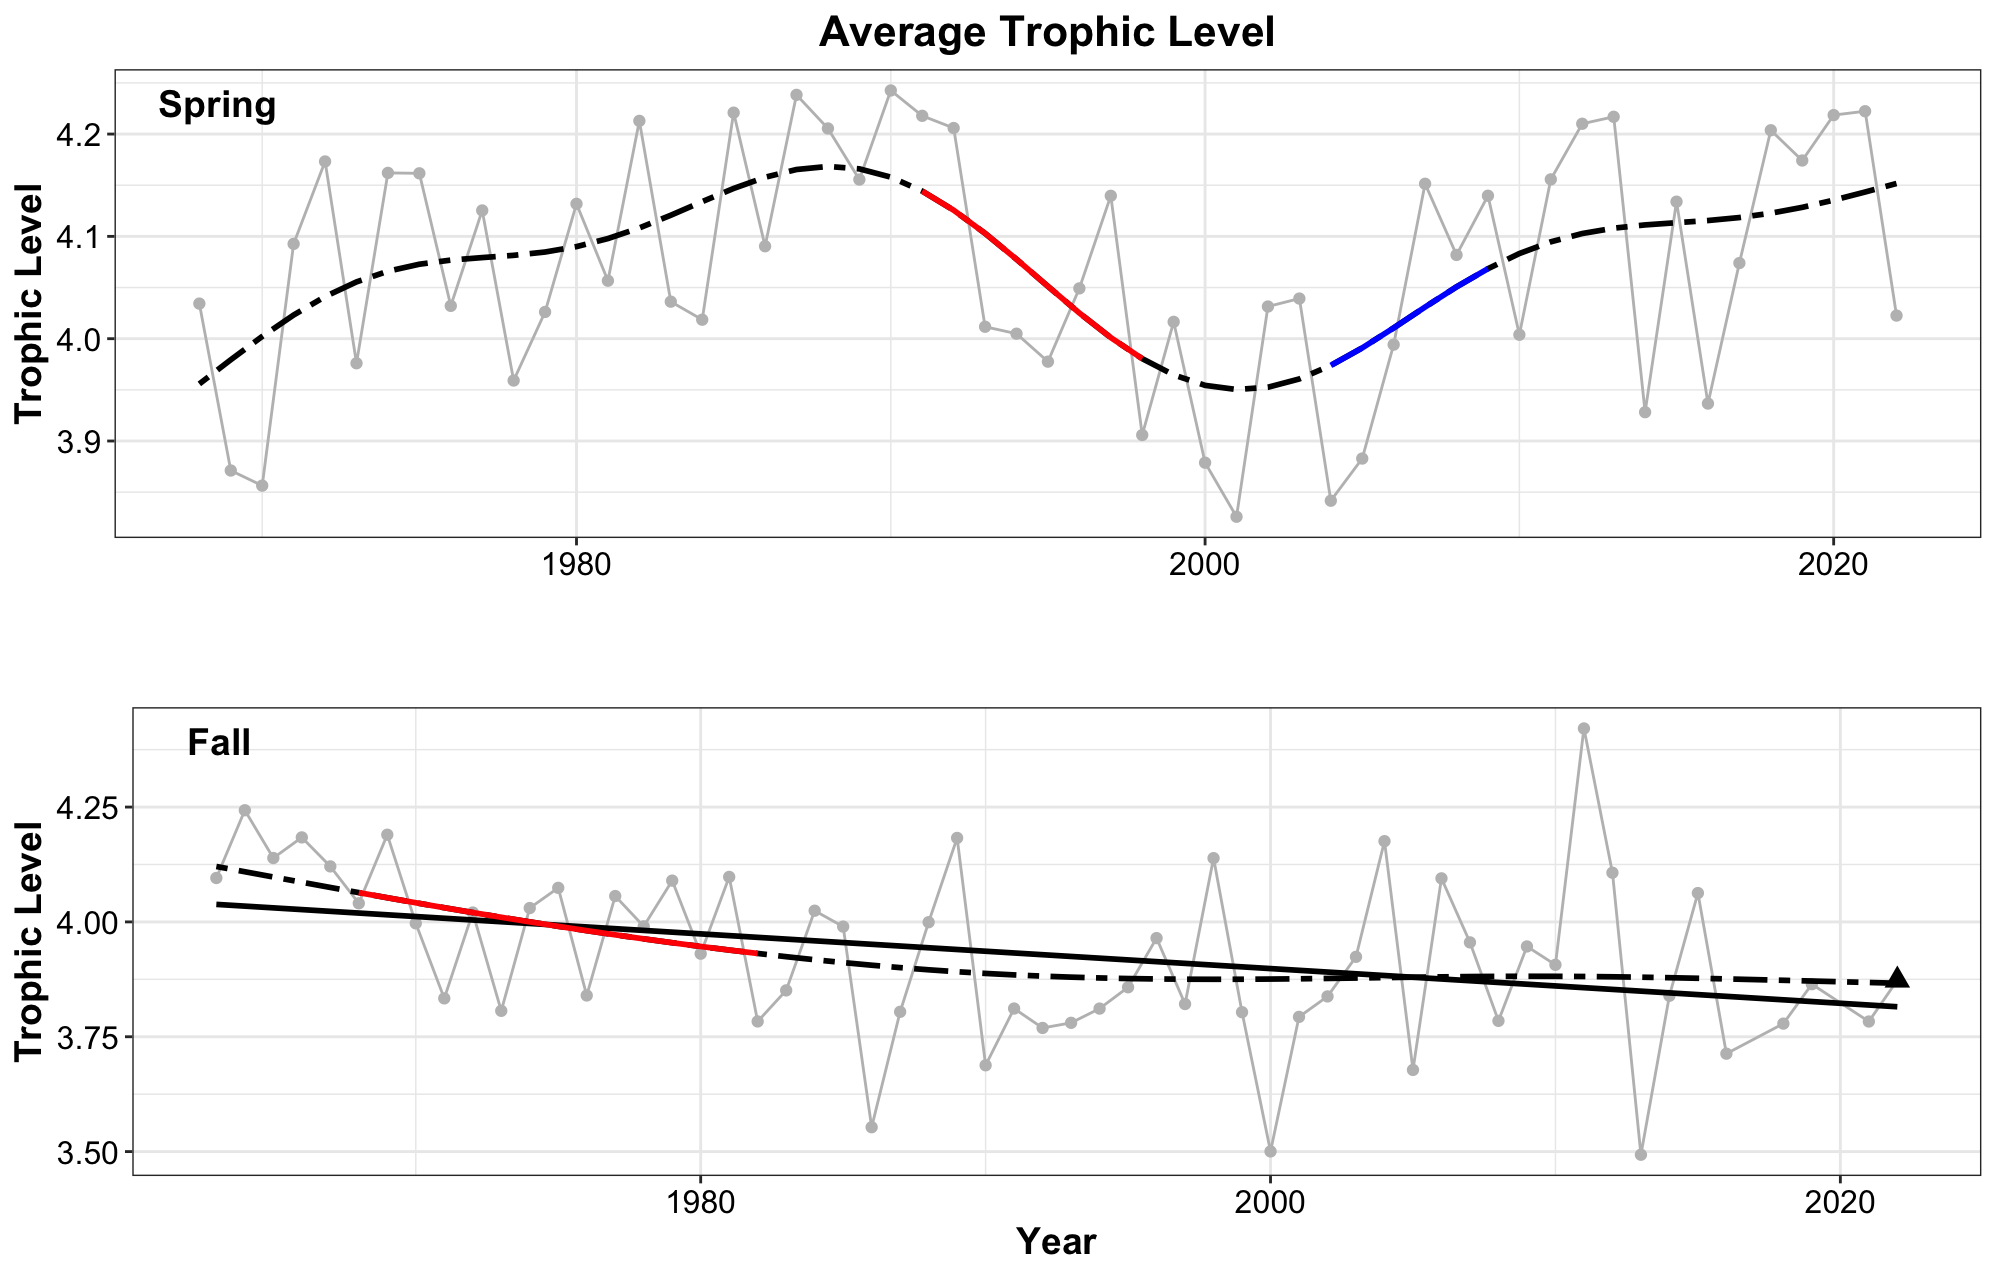

Write R code to recreate this figure.
###load required functions
#  You will need to download the functions from here https://gist.github.com/gavinsimpson/e73f011fdaaab4bb5a30

setwd("~/Desktop/NYB Indicators/Deriv")
source("Deriv.R")
library(mgcv)
library(ggplot2)
#library(mgcViz)
library(ggpubr)

#######Load the datasets
setwd("~/Desktop/NYB Indicators/NYB_Indicators_Calculations/Final_Timeseries_Figures/Timeseries_Files_2023")
ds<-read.csv("avgtl_spring_2023.csv", header = TRUE)

#calculate the 30th a and 70th percentiles for the short term column of the indicators report
qds = quantile(ds$TL, probs = c(.30, .70))

# find the last 5 years mean
mn_ds5 = mean(ds$TL[ds$YEAR >= 2019])
# what quintile the data is in
mn_ds5 >qds

# Creat a GAM - adjust k and remember to check model
mod<- gam(TL ~ s(YEAR, k=10), data = ds)
summary(mod) #check out model
gam.check(mod)

pdata <- with(ds, data.frame(YEAR = YEAR))
p2_mod <- predict(mod, newdata = pdata,  type = "terms", se.fit = TRUE)
intercept = 4.072295  # look at p2_mod and extract the intercept
pdata <- transform(pdata, p2_mod = p2_mod$fit[,1], se2 = p2_mod$se.fit[,1])

#  Now that we have the model prediction, the next step is to calculate the first derivative
#  Then determine which increases and decreases are significant
Term = "YEAR"
mod.d <- Deriv(mod, n=55) # n is the number of YEARs
mod.dci <- confint(mod.d, term = Term)
mod.dsig <- signifD(pdata$p2_mod, d = mod.d[[Term]]$deriv,
                    +                    mod.dci[[Term]]$upper, mod.dci[[Term]]$lower)

# Take a quick look to make sure it appears ok before final plotting
plot(TL ~ YEAR, data = ds)
lines(TL ~ YEAR, data = ds)
lines(p2_mod+intercept ~ YEAR, data = pdata, type = "n")
lines(p2_mod+intercept ~ YEAR, data = pdata)
lines(unlist(mod.dsig$incr)+intercept ~ YEAR, data = pdata, col = "blue", lwd = 3)
lines(unlist(mod.dsig$decr)+intercept ~ YEAR, data = pdata, col = "red", lwd = 3)

linearMod<- lm(TL ~ YEAR, data=ds)
summary(linearMod)


p1 = ggplot() + 
  geom_line(data = ds, aes(x = YEAR, y = TL), color = 'grey') +
  geom_point(data = ds, aes(x = YEAR, y = TL), color = 'gray') + 
  #geom_point(data = ds[54:55, ], aes(x = YEAR, y = TL), shape = 17, size = 3) + 
  #geom_smooth(data = ds, aes(x = YEAR, y = TL), method = lm, se = FALSE, color = 'black') + 
  geom_line(data=pdata, aes(x = YEAR, y = p2_mod+intercept), se = FALSE, color = 'black', linetype = 'twodash', size = 1) + 
  geom_line(data = pdata, aes(y = unlist(mod.dsig$incr)+intercept, x = YEAR), color = "blue", size = 1) + 
  geom_line(data = pdata, aes(y = unlist(mod.dsig$decr)+intercept, x = YEAR), color = 'red', size = 1) + 
  theme_bw() +
  labs (y = bquote("Trophic Level"), x = '', title = 'Average Trophic Level') + 
  theme(plot.title=element_text(size = 16,face = 'bold',hjust = 0.5), axis.title=element_text(size = 14, face = 'bold'), axis.text= element_text(color = 'black', size = 12))


ds2<-read.csv("avgtl_fall_2023.csv", header = TRUE)



#calculate the 30th a and 70th percentiles for the short term column of the indicators report
qds2 = quantile(ds2$TL, probs = c(.30, .70))

# find the last 5 years mean
mn_ds25 = mean(ds2$TL[ds2$YEAR >= 2019])
# what quintile the data is in
mn_ds25 >qds2

# Creat a GAM - adjust k and remember to check model
mod2<- gam(TL ~ s(YEAR, k=10), data = ds2)
summary(mod2) #check out model
gam.check(mod2)

pdata2 <- with(ds2, data.frame(YEAR = YEAR))
p2_mod2 <- predict(mod2, newdata = pdata2,  type = "terms", se.fit = TRUE)
intercept2 = 3.930109    # look at p2_mod and extract the intercept
pdata2 <- transform(pdata2, p2_mod2 = p2_mod2$fit[,1], se2 = p2_mod2$se.fit[,1])

#  Now that we have the model prediction, the next step is to calculate the first derivative
#  Then determine which increases and decreases are significant
Term = "YEAR"
mod2.d <- Deriv(mod2, n=58) # n is the number of YEARs
mod2.dci <- confint(mod2.d, term = Term)
mod2.dsig <- signifD(pdata2$p2_mod2, d = mod2.d[[Term]]$deriv,
                     +                    mod2.dci[[Term]]$upper, mod2.dci[[Term]]$lower)

# Take a quick look to make sure it appears ok before final plotting
plot(TL ~ YEAR, data = ds2)
lines(TL ~ YEAR, data = ds2)
lines(p2_mod2+intercept2 ~ YEAR, data = pdata2, type = "n")
lines(p2_mod2+intercept2 ~ YEAR, data = pdata2)
lines(unlist(mod2.dsig$incr)+intercept2 ~ YEAR, data = pdata2, col = "blue", lwd = 3)
lines(unlist(mod2.dsig$decr)+intercept2 ~ YEAR, data = pdata2, col = "red", lwd = 3)

linearmod2<- lm(TL ~ YEAR, data=ds2)
summary(linearmod2)

p2 = ggplot() + 
  geom_line(data = ds2, aes(x = YEAR, y = TL), color = 'grey') +
  geom_point(data = ds2, aes(x = YEAR, y = TL), color = 'gray') + 
  geom_point(data = ds2[58, ], aes(x = YEAR, y = TL), shape = 17, size = 3) + 
  geom_smooth(data = ds2, aes(x = YEAR, y = TL), method = lm, se = FALSE, color = 'black') + 
  geom_line(data=pdata2, aes(x = YEAR, y = p2_mod2+intercept2), se = FALSE, color = 'black', linetype = 'twodash', size = 1) + 
  geom_line(data = pdata2, aes(y = unlist(mod2.dsig$incr)+intercept2, x = YEAR), color = "blue", size = 1) + 
  geom_line(data = pdata2, aes(y = unlist(mod2.dsig$decr)+intercept2, x = YEAR), color = 'red', size = 1) + 
  theme_bw() +
  labs (y = bquote("Trophic Level"), x = 'Year', title = '') + 
  theme(plot.title=element_text(size = 16,face = 'bold',hjust = 0.5), axis.title=element_text(size = 14, face = 'bold'), axis.text= element_text(color = 'black', size = 12))


ggarrange(p1, p2, 
          labels = c("Spring", " Fall"),
          label.x = c(.05,.07),
          label.y = c(0.88,0.88),
          font.label = (face = 'Italic'),
          ncol = 1, nrow = 2)
